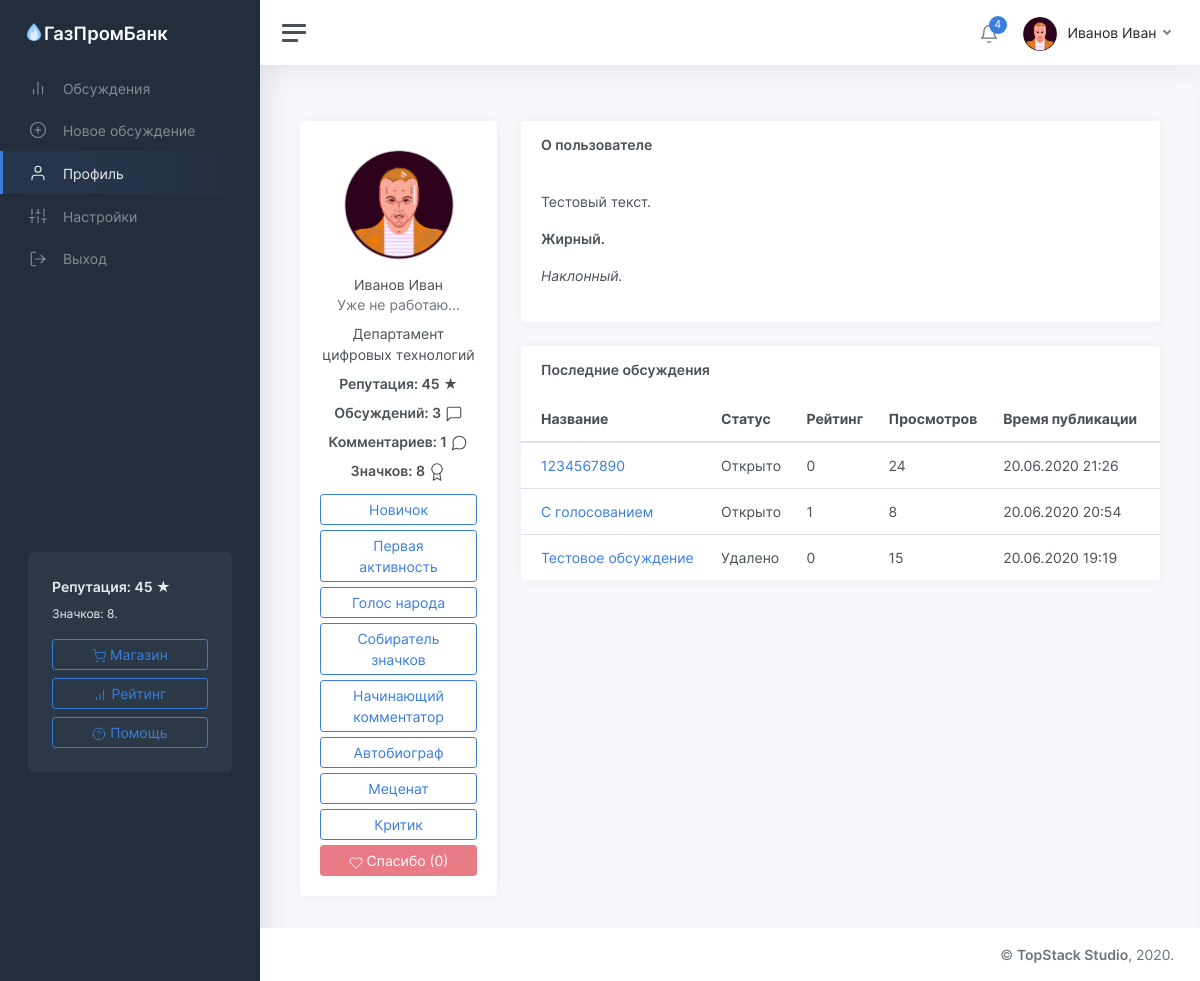
Page /profile/1 (signed in) on the earlier database version.
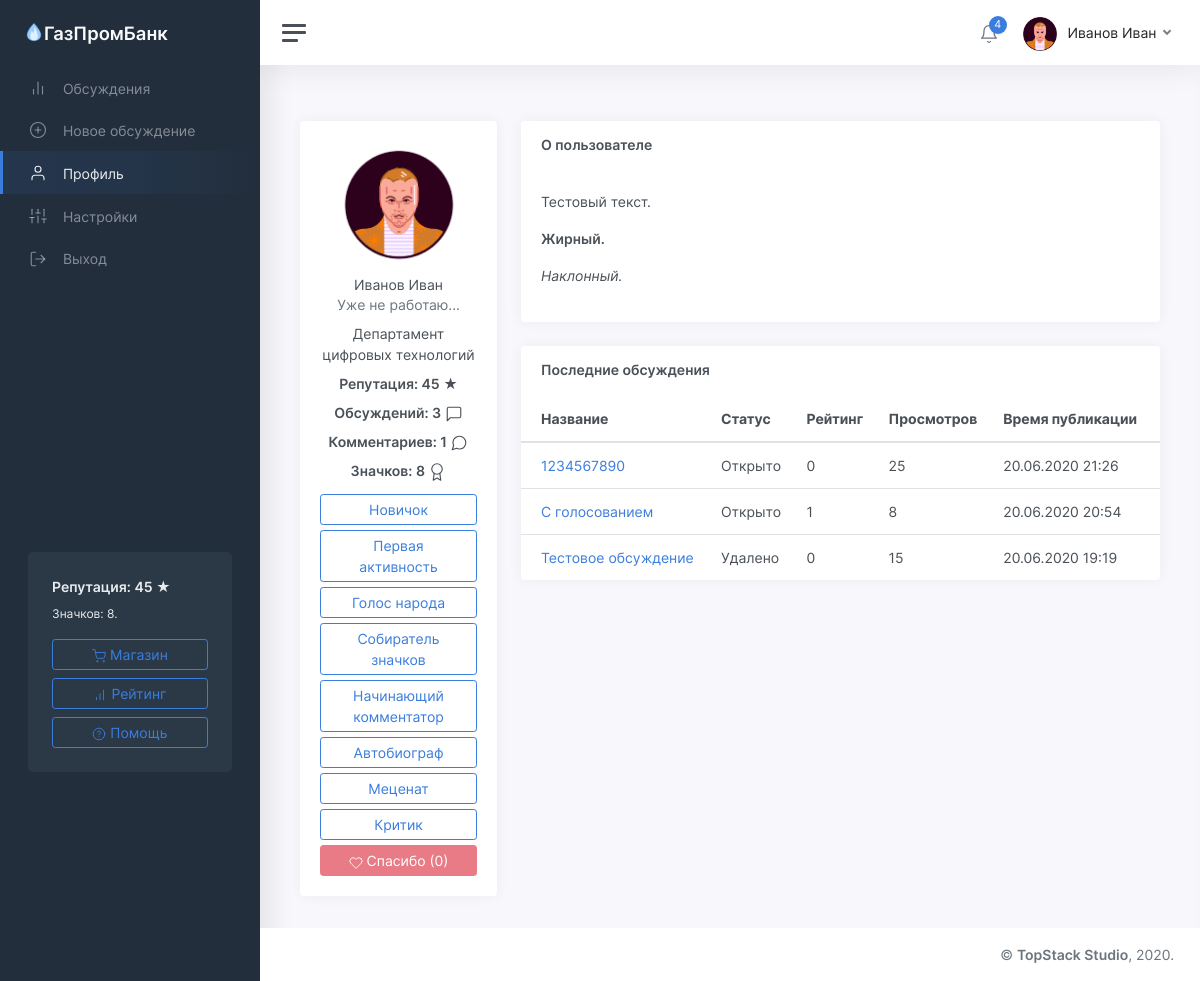
Same page on the later database version.
### tables this page shows
CREATE TABLE "users" (
	"id"	INTEGER NOT NULL UNIQUE,
	"password"	TEXT NOT NULL,
	"email"	TEXT NOT NULL UNIQUE,
	"status"	TEXT NOT NULL,
	"rating"	INTEGER NOT NULL,
	"moderator"	INTEGER,
	"blocked"	INTEGER,
	"description"	TEXT,
	"name"	TEXT NOT NULL,
	"avatar"	INTEGER,
	"badges"	TEXT,
	"department"	TEXT,
	PRIMARY KEY("id")
);

CREATE TABLE "threads" (
	"id"	INTEGER NOT NULL UNIQUE,
	"owner"	INTEGER NOT NULL,
	"title"	TEXT NOT NULL,
	"content"	TEXT,
	"date"	INTEGER,
	"up"	INTEGER,
	"down"	INTEGER,
	"views"	INTEGER,
	"status"	TEXT,
	"department"	TEXT,
	"theme"	TEXT,
	PRIMARY KEY("id")
);

### app/views.py (the view)
@app.route('/profile/<identifier>')
def showProfile(identifier):
	user = getUser(session['id'])
	profile = getUser(identifier)
	for x in range(len(profile['badges'])):
		profile['badges'][x] = badgeTypes[profile['badges'][x]][0]
	if profile:
		return render_template('profile.html', profile=profile, user=user, threads=getThreadsByUser(identifier), stats=getStats(identifier), thanks=getThanks(identifier), thanked=isThanked(user['id'], identifier), result=request.args.get('thanked'))
	else:
		return redirect('/threads?from=profile')

### app/functions.py (called while the page is built)
def getUser(identifier):
	conn = sqlite3.connect(db_path)
	conn.row_factory = sqlite3.Row
	cursor = conn.cursor()
	cursor.execute('SELECT * FROM users where id="%s"' % identifier)
	user = cursor.fetchone()
	if user:
		user = dict(user)
		user['badges'] = json.loads(user['badges'])
		user['notifications'] = getNotifications(identifier)
	return user

def statusToText(status):
	return statuses[status]

def fromTimestamp(timestamp):
	return datetime.utcfromtimestamp(timestamp + 3600 * 3).strftime('%d.%m.%Y %H:%M')

def getThreadsByUser(identifier):
	conn = sqlite3.connect(db_path)
	conn.row_factory = sqlite3.Row
	cursor = conn.cursor()
	cursor.execute('SELECT id, title, date, up, down, status, views FROM threads WHERE owner=%s ORDER BY date DESC' % identifier)
	threads = cursor.fetchall()
	for x in range(len(threads)):
		threads[x] = dict(threads[x])
		threads[x]['status'] = statusToText(threads[x]['status'])
		threads[x]['date'] = fromTimestamp(threads[x]['date'])
	return threads

def getNotifications(user_id):
	conn = sqlite3.connect(db_path)
	conn.row_factory = sqlite3.Row
	cursor = conn.cursor()
	cursor.execute('SELECT * FROM notifications WHERE owner=%s' % user_id)
	notifications = cursor.fetchall()
	for x in range(len(notifications)):
		notifications[x] = dict(notifications[x])
		notifications[x]['date'] = fromTimestamp(notifications[x]['date'])
	notifications.reverse()
	return notifications

def getStats(user_id):
	conn = sqlite3.connect(db_path)
	cursor = conn.cursor()
	cursor.execute('SELECT COUNT(*) FROM threads WHERE owner=%s' % user_id)
	threads = cursor.fetchone()[0]
	cursor.execute('SELECT COUNT(*) FROM comments WHERE owner=%s' % user_id)
	comments = cursor.fetchone()[0]
	return (threads, comments)

def getThanks(identifier):
	conn = sqlite3.connect(db_path)
	cursor = conn.cursor()
	cursor.execute('SELECT COUNT(*) FROM voices WHERE target="thanks" AND id=%s' % identifier)
	return cursor.fetchone()[0]

def isThanked(user_id, identifier):
	conn = sqlite3.connect(db_path)
	cursor = conn.cursor()
	cursor.execute('SELECT * FROM voices WHERE target="thanks" AND id=%s AND owner=%s' % (identifier, user_id))
	return not (cursor.fetchone() == None)

### templates/profile.html (shortened to what this page needs)
<!DOCTYPE html>
<html lang="ru">
	<head>
		<link href="/static/css/app.css" rel="stylesheet">
	</head>
	<body>
		<div class="wrapper">
			<nav id="sidebar" class="sidebar">
				<div class="sidebar-content js-simplebar">
					<a class="sidebar-brand" href="index.html">
					<span class="align-middle"><img src="/static/img/icons/favicon.png" style="width: 20px; margin-bottom: 5px;"><div style="display: inline-block;">ГазПромБанк</div></span>
					</a>
					<ul class="sidebar-nav">
						<li class="sidebar-item">
							<a class="sidebar-link" href="/threads">
							<i class="align-middle" data-feather="bar-chart-2"></i> <span class="align-middle">Обсуждения</span>
							</a>
						</li>
						<li class="sidebar-item">
							<a class="sidebar-link" href="/threads/new">
							<i class="align-middle" data-feather="plus-circle"></i> <span class="align-middle">Новое обсуждение</span>
							</a>
						</li>
						<li class="sidebar-item {% if user.id == profile.id %}active{% endif %}">
							<a class="sidebar-link" href="/profile">
							<i class="align-middle" data-feather="user"></i> <span class="align-middle">Профиль</span>
							</a>
						</li>
						<li class="sidebar-item">
							<a class="sidebar-link" href="/settings">
							<i class="align-middle" data-feather="sliders"></i> <span class="align-middle">Настройки</span>
							</a>
						</li>
						<li class="sidebar-item">
							<a class="sidebar-link" href="/logout">
							<i class="align-middle" data-feather="log-out"></i> <span class="align-middle">Выход</span>
							</a>
						</li>
					</ul>
					<div class="sidebar-cta">
						<div class="sidebar-cta-content">
							<strong class="d-inline-block mb-2">Репутация: {{user.rating}} &#9733;</strong>
							<div class="mb-3 text-sm">
								Значков: {{user.badges.__len__()}}.
							</div>
							<a href="/shop" class="btn btn-outline-primary btn-block"><i data-feather="shopping-cart"></i> Магазин</a>
							<a href="/rating" class="btn btn-outline-primary btn-block"><i data-feather="bar-chart"></i> Рейтинг</a>
							<a href="/help" class="btn btn-outline-primary btn-block"><i data-feather="help-circle"></i> Помощь</a>
						</div>
					</div>
				</div>
			</nav>
			<div class="main">
				<nav class="navbar navbar-expand navbar-light navbar-bg">
					<a class="sidebar-toggle d-flex">
					<i class="hamburger align-self-center"></i>
					</a>
					<div class="navbar-collapse collapse">
						<ul class="navbar-nav navbar-align">
							<li class="nav-item dropdown">
								<a class="nav-icon dropdown-toggle" href="#" id="alertsDropdown" data-toggle="dropdown">
									<div class="position-relative">
										<i class="align-middle" data-feather="bell"></i>
										<span class="indicator">{{user.notifications.__len__()}}</span>
									</div>
								</a>
							</li>
							<li class="nav-item dropdown">
								<a class="nav-link dropdown-toggle d-none d-sm-inline-block" href="#" data-toggle="dropdown">
								<img src="/static/img/avatars/{{user.avatar}}.png" class="avatar img-fluid rounded mr-1"/> <span class="text-dark">{{user.name}}</span>
								</a>
							</li>
						</ul>
					</div>
				</nav>
	            <main class="content">
	               <div class="container-fluid p-0">
	                  <div class="row">
	                     <div class="col-md-4 col-xl-3">
	                        <div class="card mb-3">
	                           <div class="card-body text-center">
	                              <img src="/static/img/avatars/{{profile.avatar}}.png" class="img-fluid rounded-circle mb-2" width="128" height="128" />
	                              <h5 class="card-title mb-0">{{profile.name}}</h5>
	                              <div class="text-muted mb-2">{{profile.status}}</div>
								  <a class="d-inline-block mb-2">{{profile.department}}</a>
								  <strong class="d-inline-block mb-2">Репутация: {{profile.rating}} &#9733;</strong>
								  <strong class="d-inline-block mb-2">Обсуждений: {{stats[0]}} <i data-feather="message-square"></i></strong>
								  <strong class="d-inline-block mb-2">Комментариев: {{stats[1]}} <i data-feather="message-circle"></i></strong>
								  <strong class="d-inline-block mb-2">Значков: {{profile.badges.__len__()}} <i data-feather="award"></i></strong>
								  {% for badge in profile.badges %}
								  	<button type="button" class="btn btn-outline-primary" style="margin-top: 5px; width: 100%;">{{badge}}</button>
								  {% endfor %}
								  	<br>
								  	<button type="button" class="btn btn-danger {% if profile.id == user.id or thanked %}disabled{% endif %}" style="margin-top: 5px; width: 100%;" onclick="location.href='/thanks/{{profile.id}}'"><i data-feather="heart"></i> Спасибо ({{thanks}})</button>
	                            </div>
	                        </div>
	                     </div>
						<div class="col-md-8 col-xl-9">
							<div class="card flex-fill">
								<div class="card-header">
									<h5 class="card-title mb-0"><b>О пользователе{% if profile.moderator %} (&#9733; <u>модератор</u> &#9733;){% endif %}</b></h5>
								</div>
								<div class="card-body">
									{{profile.description | safe}}
								</div>
							</div>
							<div class="card flex-fill">
								<div class="card-header">
									<h5 class="card-title mb-0"><b>Последние обсуждения</b></h5>
								</div>
								<table class="table table-hover my-0">
									{% if threads %}
										<thead>
											<tr>
												<th>Название</th>
												<th class="d-none d-md-table-cell">Статус</th>
												<th>Рейтинг</th>
												<th class="d-none d-md-table-cell">Просмотров</th>
												<th class="d-none d-md-table-cell">Время публикации</th>
											</tr>
										</thead>
										<tbody>
											{% for thread in threads %}
												<tr>
													<td><a href="/thread/{{thread.id}}">{{thread.title}}</a></td>
													<td class="d-none d-md-table-cell">{{thread.status}}</td>
													<td>{{thread.up - thread.down}}</td>
													<td class="d-none d-md-table-cell">{{thread.views}}</td>
													<td class="d-none d-md-table-cell">{{thread.date}}</td>
												</tr>
											{% endfor %}
										</tbody>
									{% endif %}
								</table>
							</div>
						</div>
	                  </div>
	               </div>
	            </main>
				<footer class="footer">
					<div class="container-fluid">
						<div class="row text-muted">
							<div class="col-12 text-right">
								<p class="mb-0">
									<a href="https://topstack.dev" class="text-muted">&copy; <strong>TopStack Studio</strong></a>, 2020.
								</p>
							</div>
						</div>
					</div>
				</footer>
			</div>
		</div>
	</body>
</html>

Differences in the rows shown:
changed threads (number 1 of 3 on the later page): views "24" → "25"
